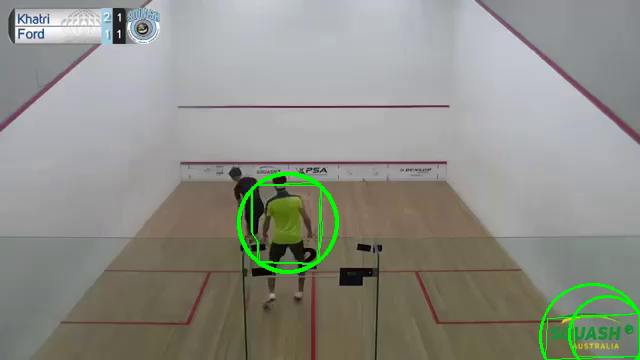
#> input picture frame 0 of squash/media/test.mp4, 640 x 360 px, given in place of the camera
$ python watershed.py   (older library calls are emulated)
#> lines starting #> are read from the running program, lines starting #| are printed output that depends on the picture; after the words box and inside, x2 and y2 are one past the last pixel; in counts of white or black regions, pixels touching at a corner belong together
# import the necessary packages
from skimage.feature import peak_local_max
from skimage.morphology import watershed
from scipy import ndimage
import numpy as np
import argparse
import cv2

# load the image and perform pyramid mean shift filtering
# to aid the thresholding step
cap = cv2.VideoCapture(0)
success, image = cap.read()
#> image is the input picture: shape (360, 640, 3); mean B, G, R 134, 142.6, 141
shifted = cv2.pyrMeanShiftFiltering(image, 21, 51)
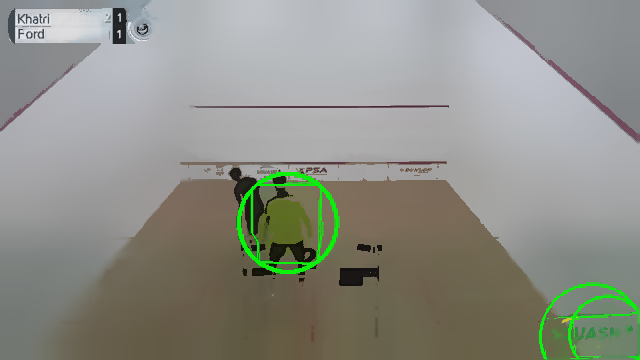
#> shifted: shape (360, 640, 3); mean B, G, R 134.5, 143.2, 141.5
cv2.imshow("Input", image)

# convert the mean shift image to grayscale, then apply
# Otsu's thresholding
gray = cv2.cvtColor(shifted, cv2.COLOR_BGR2GRAY)
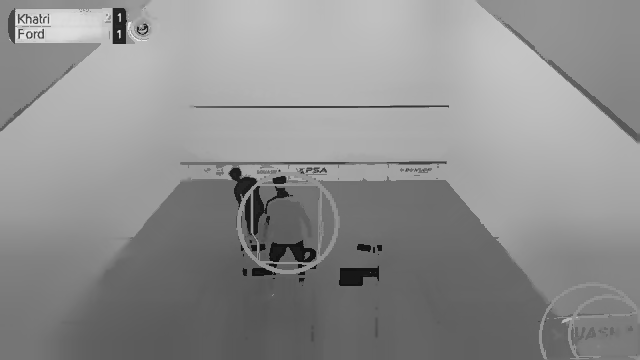
#> gray: shape (360, 640); min 17, max 231, mean 141.6
thresh = cv2.threshold(gray, 0, 255,
	cv2.THRESH_BINARY | cv2.THRESH_OTSU)[1]
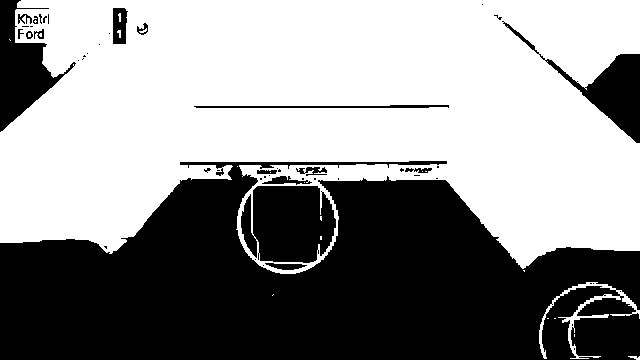
#> thresh: shape (360, 640); 56% white; 52 black regions (35 under 20 px), largest, box (x1, y1, x2, y2) and area: (0, 161, 640, 360) 85684, (241, 186, 336, 263) 6024, (0, 0, 76, 132) 4058
cv2.imshow("Thresh", thresh)

# compute the exact Euclidean distance from every binary
# pixel to the nearest zero pixel, then find peaks in this
# distance map
D = ndimage.distance_transform_edt(thresh)
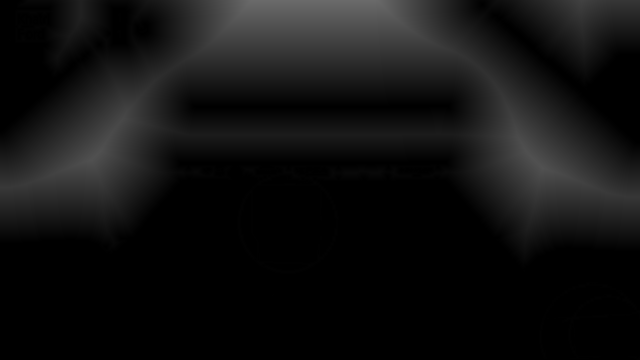
#> D: shape (360, 640) float64; min 0, max 106, mean 17.7
localMax = peak_local_max(D, indices=False, min_distance=20,
	labels=thresh)
#> localMax: shape (360, 640) bool; 0.01% white in thin lines or dots, all inside (x1, y1, x2, y2) = (79, 20, 608, 324)

# perform a connected component analysis on the local peaks,
# using 8-connectivity, then appy the Watershed algorithm
markers = ndimage.label(localMax, structure=np.ones((3, 3)))[0]
#> markers: shape (360, 640) int32; 35 distinct labels, from 0 to 34
labels = watershed(-D, markers, mask=thresh)
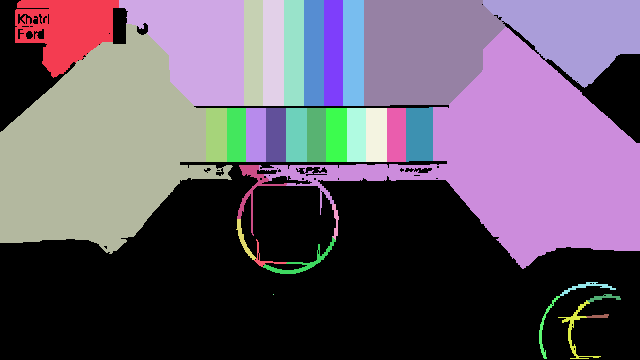
#> labels: shape (360, 640) int32; 35 distinct labels, from 0 to 34; one colour per label, 0 black
print("[INFO] {} unique segments found".format(len(np.unique(labels)) - 1))
#| [INFO] 34 unique segments found

# loop over the unique labels returned by the Watershed
# algorithm
for label in np.unique(labels):
	# if the label is zero, we are examining the 'background'
	# so simply ignore it
	if label == 0:
		continue

	# otherwise, allocate memory for the label region and draw
	# it on the mask
	mask = np.zeros(gray.shape, dtype="uint8")
	mask[labels == label] = 255

	# detect contours in the mask and grab the largest one
	cnts = cv2.findContours(mask.copy(), cv2.RETR_EXTERNAL,
		cv2.CHAIN_APPROX_SIMPLE)[-2]
	c = max(cnts, key=cv2.contourArea)

	# draw a circle enclosing the object
	((x, y), r) = cv2.minEnclosingCircle(c)
	cv2.circle(image, (int(x), int(y)), int(r), (0, 255, 0), 2)
	cv2.putText(image, "#{}".format(label), (int(x) - 10, int(y)),
		cv2.FONT_HERSHEY_SIMPLEX, 0.6, (0, 0, 255), 2)
#> this loop made 35 passes
#> (x, y, r) on passes 2, 3, 10, 11, 22, 23, 24, 25, 26, 27, 28, 29: (67.41, 23.23, 55.67), (181, 52.5, 81.24), (427.2, 52.5, 82.17), (561, 26.5, 82.38), (419, 134, 29.97), (100, 153.7, 133.4), (451.5, 196.5, 195), (253.1, 198.6, 36.42), (334, 221.5, 17.53), (245.5, 239, 21.73), (270.6, 251, 18.91), (299, 253.5, 38.45)
#> (c, x, y, r) on passes 4 to 9: ([[244, 0], [244, 105], [262, 105], [262, 0]], 253, 52.5, 53.27), ([[263, 0], [263, 105], [283, 105], [283, 0]], 273, 52.5, 53.44), ([[284, 0], [284, 105], [303, 105], [303, 0]], 293.5, 52.5, 53.35), ([[304, 0], [304, 105], [323, 105], [323, 0]], 313.5, 52.5, 53.35), ([[324, 0], [324, 105], [342, 105], [342, 0]], 333, 52.5, 53.27), ([[343, 0], [343, 105], [363, 105], [363, 0]], 353, 52.5, 53.44)
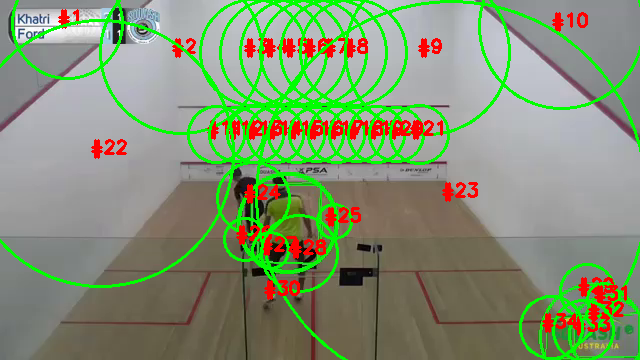
#> image: shape (360, 640, 3); 12.76% of pixels changed, all inside (x1, y1, x2, y2) = (0, 0, 640, 360)
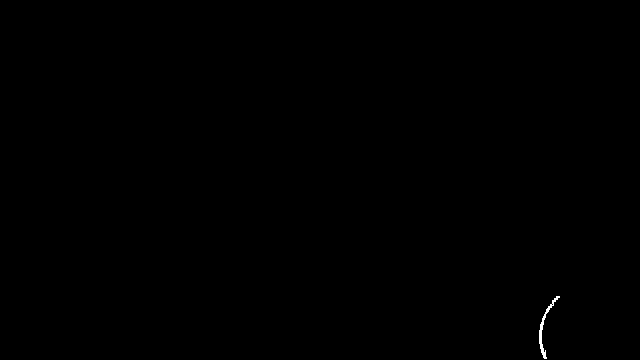
#> mask: shape (360, 640); 0.09% white in thin lines or dots, all inside (x1, y1, x2, y2) = (539, 296, 560, 359)

# show the output image
cv2.imshow("Output", image)
cv2.waitKey(0)
